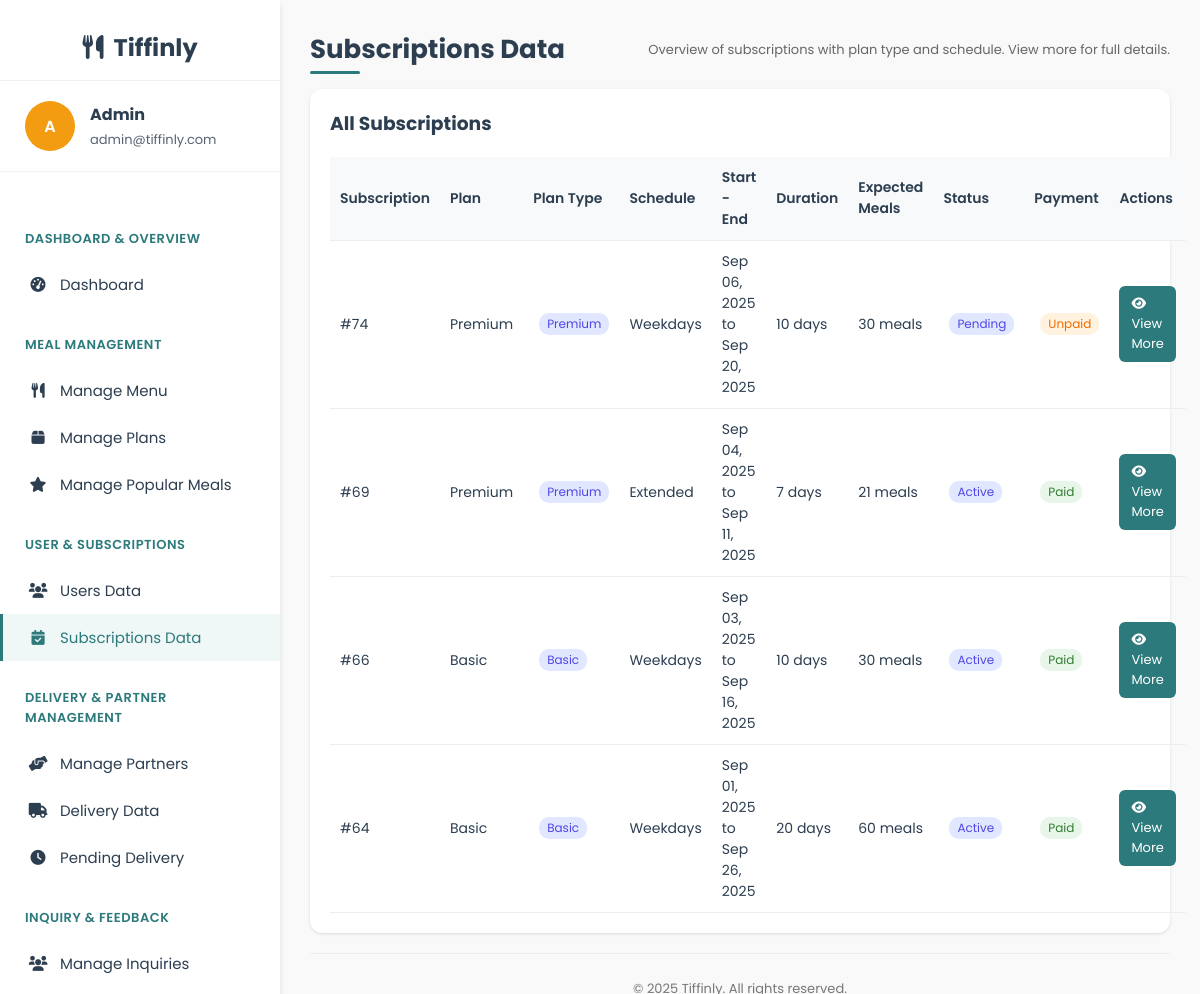
Screenshot of /admin/manage_subscriptions.php (signed in) with the database file from the repository.
### tables this page shows
CREATE TABLE `subscriptions` (
  `subscription_id` int(11) NOT NULL,
  `user_id` int(11) DEFAULT NULL,
  `plan_id` int(11) DEFAULT NULL,
  `dietary_preference` varchar(20) DEFAULT NULL,
  `start_date` date NOT NULL,
  `end_date` date NOT NULL,
  `schedule` enum('Weekdays','Extended','Full Week') NOT NULL,
  `delivery_time` time NOT NULL,
  `total_price` decimal(10,2) NOT NULL,
  `payment_status` enum('paid','unpaid','failed') DEFAULT 'unpaid',
  `status` enum('active','cancelled','pending') DEFAULT 'pending',
  `created_at` timestamp NOT NULL DEFAULT current_timestamp()
);

CREATE TABLE `meal_plans` (
  `plan_id` int(11) NOT NULL,
  `plan_name` varchar(50) NOT NULL,
  `description` text DEFAULT NULL,
  `plan_type` enum('basic','premium') NOT NULL,
  `is_active` tinyint(1) DEFAULT 1,
  `base_price` decimal(8,2) NOT NULL
);

### admin/manage_subscriptions.php (the view, shortened to what this page needs)
<?php
$db = new mysqli('localhost', 'root', '', 'tiffinly');
$admin_name = $_SESSION['name'] ?? 'Admin';
$admin_email = $_SESSION['email'] ?? '';
function h($v) { return htmlspecialchars((string)$v, ENT_QUOTES, 'UTF-8'); }
function to_int($v) { return intval($v ?? 0); }
function norm_sched($s) {
    $s = strtolower(trim((string)$s));
    $map = [
        'daily' => 'daily', 'everyday' => 'daily', 'all' => 'daily', 'all days' => 'daily',
        'fullweek' => 'fullweek', 'full week' => 'fullweek', 'full_week' => 'fullweek',
        'extended' => 'extended',
        'weekday' => 'weekdays', 'weekdays' => 'weekdays', 'mon-fri' => 'weekdays', 'mon to fri' => 'weekdays',
        'weekend' => 'weekends', 'weekends' => 'weekends', 'sat-sun' => 'weekends', 'sat & sun' => 'weekends'
    ];
    return $map[$s] ?? 'daily';
}
function count_days_for_range($start_date, $end_date, $schedule) {
    try {
        $start = new DateTime($start_date);
        $end = new DateTime($end_date);
    } catch (Exception $e) { return 0; }
    $norm = norm_sched($schedule);
    $count = 0; $cur = clone $start;
    while ($cur <= $end) {
        $dow = (int)$cur->format('N');
        $ok = (
            $norm === 'daily' ||
            $norm === 'fullweek' ||
            ($norm === 'extended' && $dow >= 1 && $dow <= 6) ||
            ($norm === 'weekdays' && $dow >= 1 && $dow <= 5) ||
            ($norm === 'weekends' && $dow >= 6)
        );
        if ($ok) $count++;
        $cur->modify('+1 day');
    }
    return $count;
}
$selected_subscription_id = to_int($_GET['subscription_id'] ?? 0);
$subs = [];
$sql = "
    SELECT s.subscription_id, s.user_id, s.plan_id, s.schedule, s.start_date, s.end_date, s.status, s.payment_status,
           mp.plan_name, mp.plan_type
    FROM subscriptions s
    LEFT JOIN meal_plans mp ON s.plan_id = mp.plan_id
    ORDER BY s.subscription_id DESC";
$res = $db->query($sql);
while ($row = $res->fetch_assoc()) { $subs[] = $row; }
?>
<!DOCTYPE html>
<html lang="en">
<head>
    <link rel="stylesheet" href="https://cdnjs.cloudflare.com/ajax/libs/font-awesome/6.0.0-beta3/css/all.min.css">
</head>
<body>
<div class="dashboard-container">
    <div class="sidebar">
        <div class="sidebar-header"><i class="fas fa-utensils"></i>&nbsp; Tiffinly</div>
        <div class="admin-profile">
            <div class="admin-avatar"><?php echo strtoupper(substr($admin_name,0,1)); ?></div>
            <div class="admin-info">
                <h4><?php echo h($admin_name); ?></h4>
                <p><?php echo h($admin_email); ?></p>
            </div>
        </div>
        <div class="sidebar-menu">
            <div class="menu-category">Dashboard & Overview</div>
            <a href="admin_dashboard.php" class="menu-item"><i class="fas fa-tachometer-alt"></i> Dashboard</a>
            <div class="menu-category">Meal Management</div>
            <a href="manage_menu.php" class="menu-item"><i class="fas fa-utensils"></i> Manage Menu</a>
            <a href="manage_plans.php" class="menu-item"><i class="fas fa-box"></i> Manage Plans</a>
            <a href="manage_popular_meals.php" class="menu-item"><i class="fas fa-star"></i> Manage Popular Meals</a>
            <div class="menu-category">User & Subscriptions</div>
            <a href="manage_users.php" class="menu-item"><i class="fas fa-users"></i> Users Data</a>
            <a href="manage_subscriptions.php" class="menu-item active"><i class="fas fa-calendar-check"></i> Subscriptions Data</a>
            <div class="menu-category">Delivery & Partner Management</div>
            <a href="manage_partners.php" class="menu-item"><i class="fas fa-hands-helping"></i> Manage Partners</a>
            <a href="manage_delivery.php" class="menu-item"><i class="fas fa-truck"></i>  Delivery Data</a>
            <a href="pending_delivery.php" class="menu-item"><i class="fas fa-clock"></i> Pending Delivery</a>
            <div class="menu-category">Inquiry & Feedback</div>
            <a href="manage_inquiries.php" class="menu-item"><i class="fas fa-users"></i> Manage Inquiries</a>
            <a href="view_feedback.php" class="menu-item"><i class="fas fa-comment-alt"></i> View Feedback</a>
        </div>
    </div>
    <div class="main-content">
        <div class="header">
            <h1>Subscriptions Data</h1>
            <div class="muted">Overview of subscriptions with plan type and schedule. View more for full details.</div>
        </div>
        <div class="content-card">
            <h3 style="margin-top:0;">All Subscriptions</h3>
            <table>
                <thead>
                    <tr>
                        <th>Subscription</th>
                        <th>Plan</th>
                        <th>Plan Type</th>
                        <th>Schedule</th>
                        <th>Start - End</th>
                        <th>Duration</th>
                        <th>Expected Meals</th>
                        <th>Status</th>
                        <th>Payment</th>
                        <th>Actions</th>
                    </tr>
                </thead>
                <tbody>
                <?php if (empty($subs)): ?>
                    <tr><td colspan="8" class="muted">No subscriptions found.</td></tr>
                <?php else: foreach ($subs as $s): ?>
                    <tr>
                        <td>#<?php echo (int)$s['subscription_id']; ?></td>
                        <td><?php echo h($s['plan_name'] ?? ('Plan #'.(int)$s['plan_id'])); ?></td>
                        <td><span class="badge"><?php echo h(ucfirst($s['plan_type'] ?? '')); ?></span></td>
                        <td><?php echo h(ucfirst($s['schedule'])); ?></td>
                        <td><?php echo date('M d, Y', strtotime($s['start_date'])) . ' to ' . date('M d, Y', strtotime($s['end_date'])); ?></td>
                        <?php $days = count_days_for_range($s['start_date'] ?? null, $s['end_date'] ?? null, $s['schedule'] ?? 'daily'); ?>
                        <td><?php echo (int)$days; ?> days</td>
                        <td><?php echo number_format($days * 3); ?> meals</td>
                        <td><span class="badge"><?php echo h(ucfirst($s['status'] ?? '')); ?></span></td>
                        <td>
                            <span class="badge" style="background:<?php echo (strtolower($s['payment_status'] ?? '')==='paid' || strtolower($s['payment_status'] ?? '')==='success' ? '#e8f5e9' : '#fff3e0'); ?>;color:<?php echo (strtolower($s['payment_status'] ?? '')==='paid' || strtolower($s['payment_status'] ?? '')==='success' ? '#2e7d32' : '#ef6c00'); ?>;">
                                <?php echo h(ucfirst($s['payment_status'] ?? '')); ?>
                            </span>
                        </td>
                        <td>
                            <?php $isCurrent = ($selected_subscription_id === (int)$s['subscription_id']); ?>
                            <?php if ($isCurrent): ?>
                                <a class="btn btn-outline" href="manage_subscriptions.php">
                                    <i class="fas fa-eye-slash"></i> View Less
                                </a>
                            <?php else: ?>
                                <a class="btn btn-primary" href="manage_subscriptions.php?subscription_id=<?php echo (int)$s['subscription_id']; ?>">
                                    <i class="fas fa-eye"></i> View More
                                </a>
                            <?php endif; ?>
                        </td>
                    </tr>
                <?php endforeach; endif; ?>
                </tbody>
            </table>
        </div>
        <footer>
            <p>&copy; <?php echo date('Y'); ?> Tiffinly. All rights reserved.</p>
        </footer>
    </div>
</div>
</body>
</html>

### admin/manage_subscriptions.php (style rules this page uses)
:root { --primary-color:#2C7A7B; --secondary-color:#F39C12; --light-color:#F9F9F9; --dark-color:#2C3E50; --shadow-md:0 4px 6px rgba(0,0,0,0.1); --shadow-sm:0 1px 3px rgba(0,0,0,0.12); --transition-medium: all .3s ease; --transition-fast: all .2s ease; }
body { font-family:'Poppins',sans-serif;margin:0;padding:0;background:var(--light-color);color:var(--dark-color); }
.dashboard-container { display:grid;grid-template-columns:280px 1fr;min-height:100vh;height:100vh;overflow:hidden; }
.sidebar { background:#fff;box-shadow:var(--shadow-md);padding:30px 0;position:sticky;top:0;height:100vh;overflow-y:auto;animation: slideInLeft .6s ease-out; }
.sidebar-header { font-weight:700;font-size:24px;padding:0 25px 15px;border-bottom:1px solid #f0f0f0;text-align:center;color:#2C3E50;animation: fadeIn .8s ease-out; }
.admin-profile { display:flex;align-items:center;padding:20px 25px;border-bottom:1px solid #f0f0f0;margin-bottom:15px; }
.admin-avatar { width:50px;height:50px;border-radius:50%;background:#F39C12;display:flex;align-items:center;justify-content:center;margin-right:15px;color:#fff;font-weight:600; }
.admin-info h4 { margin:0;font-size:16px; }
.admin-info p { margin:3px 0 0;font-size:13px;opacity:.8; }
.sidebar-menu { padding:15px 0; }
.menu-category { color:var(--primary-color);font-size:13px;font-weight:600;text-transform:uppercase;letter-spacing:.5px;padding:12px 25px;margin-top:15px;animation: fadeIn .6s ease-out; }
.menu-item { padding:12px 25px;display:flex;align-items:center;color:var(--dark-color);text-decoration:none;font-size:15px;border-left:3px solid transparent;position:relative;overflow:hidden; }
.menu-item i { margin-right:12px;width:20px;text-align:center;transition: var(--transition-fast); }
.menu-item.active,.menu-item:hover { background:#F0F7F7;color:var(--primary-color);border-left-color:var(--primary-color); }
.menu-item:before { content:'';position:absolute;top:0;left:-100%;width:100%;height:100%;background:linear-gradient(90deg,transparent,rgba(44,122,123,.1),transparent);transition: var(--transition-medium); }
.main-content { padding:30px;background:var(--light-color);height:100vh;overflow-y:auto;animation: fadeIn .8s ease-out; }
.header { display:flex;justify-content:space-between;align-items:center;margin-bottom:20px;animation: slideInRight .6s ease-out; }
.header h1 { margin:0;font-size:26px;position:relative;display:inline-block; }
.header h1:after { content:'';position:absolute;bottom:-5px;left:0;width:50px;height:3px;background:var(--primary-color);border-radius:3px;transition: var(--transition-medium); }
.content-card { background:#fff;border-radius:12px;padding:20px;box-shadow:var(--shadow-sm);margin-bottom:20px;transition: var(--transition-medium); }
table { width:100%;border-collapse:collapse; }
th,td { padding:10px;border-bottom:1px solid #eee;text-align:left;font-size:14px; }
th { background:#f8f9fa;font-weight:600; }
.btn { display:inline-block;padding:8px 12px;border-radius:6px;text-decoration:none;font-size:13px;border:0;cursor:pointer; }
.btn-primary { background:var(--primary-color);color:#fff; }
.muted { color:#666;font-size:13px; }
.badge { display:inline-block;background:#e0e7ff;color:#4f46e5;font-size:12px;border-radius:10px;padding:2px 8px;margin-left:6px; }
footer { text-align:center;padding:12px;margin-top:20px;color:#777;font-size:13px;border-top:1px solid #eee; }

### rows the page displays
subscriptions: subscription_id "74", plan.plan_name "Premium", plan.plan_type "Premium", schedule "Weekdays", start_date "Sep 06, 2025", end_date "Sep 20, 2025", days "10", $days * 3 "30", status "Pending", payment_status "Unpaid"
subscriptions: subscription_id "69", plan.plan_name "Premium", plan.plan_type "Premium", schedule "Extended", start_date "Sep 04, 2025", end_date "Sep 11, 2025", days "7", $days * 3 "21", status "Active", payment_status "Paid"
subscriptions: subscription_id "66", plan.plan_name "Basic", plan.plan_type "Basic", schedule "Weekdays", start_date "Sep 03, 2025", end_date "Sep 16, 2025", days "10", $days * 3 "30", status "Active", payment_status "Paid"
subscriptions: subscription_id "64", plan.plan_name "Basic", plan.plan_type "Basic", schedule "Weekdays", start_date "Sep 01, 2025", end_date "Sep 26, 2025", days "20", $days * 3 "60", status "Active", payment_status "Paid"

### other values shown
substr($admin_name,0,1) "A"
$admin_name "Admin"
$admin_email "admin@tiffinly.com"
